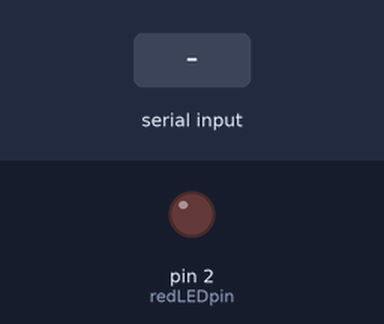
Simulated run of this sketch. Board: Arduino Uno, built with avr-gcc and run on an emulated ATmega328P. Shown: output pins drawn as LEDs (lit = HIGH). Inputs (shaded band) come from the test bench. What the sketch prints to the serial monitor is not drawn.

Above: at 1.2 s.
1.3 s: byte 30 received over Serial
At 2.1 s:
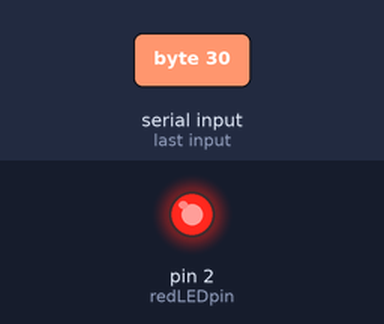
Timing chart, 0 to 4.3 s (numbered marks = the images above; inputs shaded):
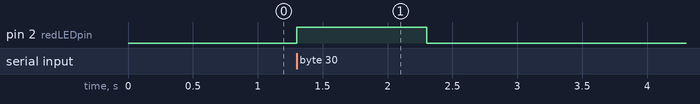

Measured:
- after the input at 1.3 s, pin 2 (redLEDpin): LOW → HIGH at once, → LOW 1.0 s later

The sketch:

serial_send_3.ino
```cpp
int redLEDpin = 2;
int incomingByte = 0;

// the setup routine runs once when you press reset:
void setup() {
  // initialize the serial in 19200 baud rate
  pinMode(redLEDpin, OUTPUT);
  Serial.begin(19200);
  //delay(1000);               // wait for a second
  //Serial.println("hello");
}

// the loop routine runs over and over again forever:
void loop() {

  if(Serial.available() > 0){
    //Serial.println("msg");
    digitalWrite(redLEDpin, HIGH);
    delay(1000);
    digitalWrite(redLEDpin, LOW);
    delay(1000);


    incomingByte = Serial.read();

    Serial.print("I received: ");
    Serial.println(incomingByte, DEC);

    Serial.flush();
    //if(length(str
  }
}
```
